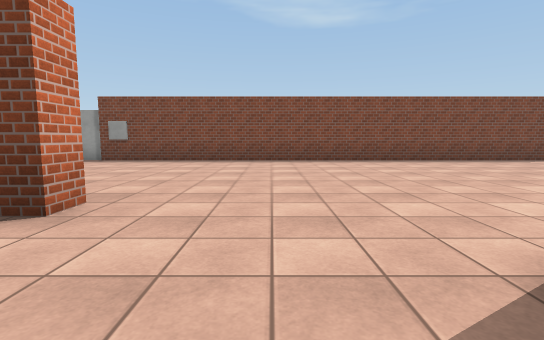
view 1 (above)

14 first-person views from a walk through a Unity game level. The camera is 1.2 m above the floor, tilts 6° down and sees 85° across. The floor is counted in squares, 2 m on a side. Each view is taken from the middle of a square. On the plan, view 1 faces up. The plan holds only what a view shows up to about 9 squares ahead; the rest is blank. The place goes on beyond the plan. The player character is not drawn. Surface patterns are stand-ins for the level's own textures.

view 2
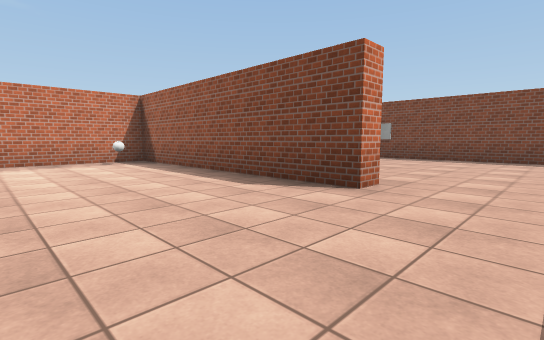

view 3
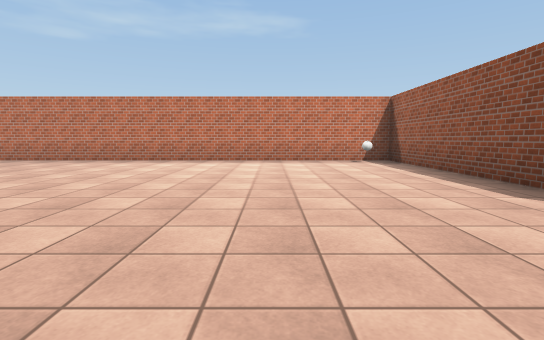

view 4
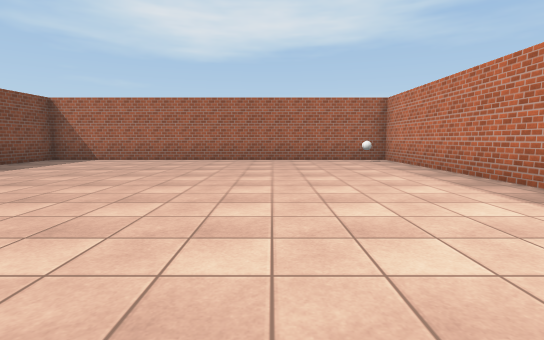

view 5
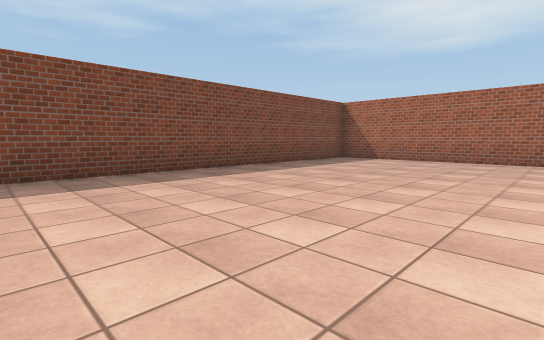

view 6
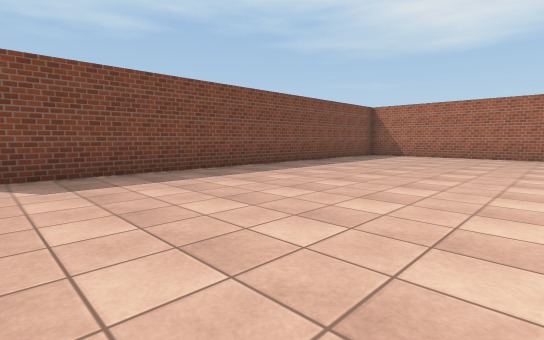

view 7
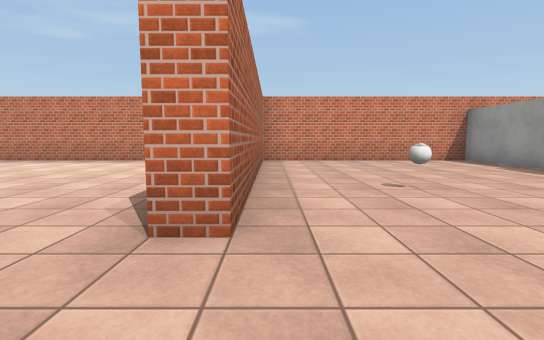

view 8
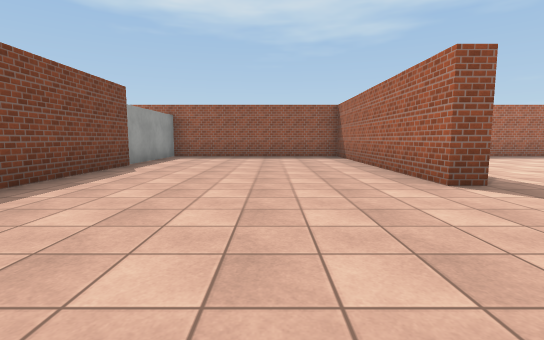

view 9
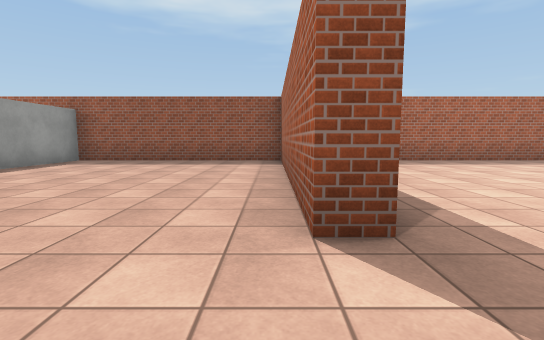

view 10
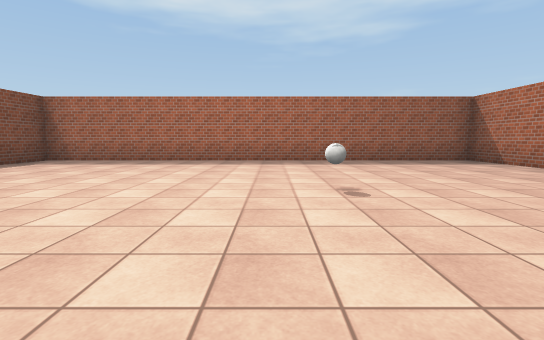

view 11
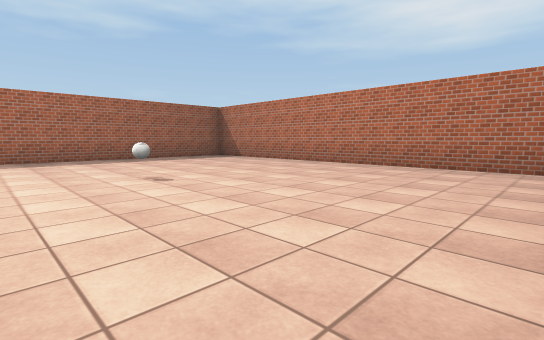

view 12
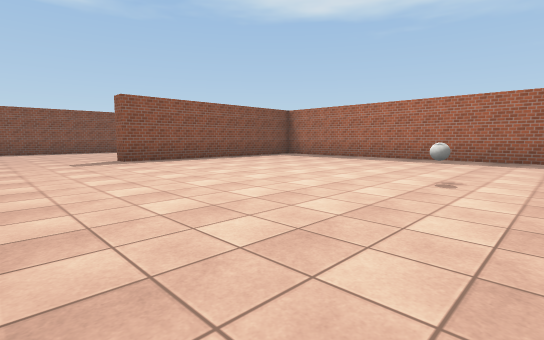

view 13
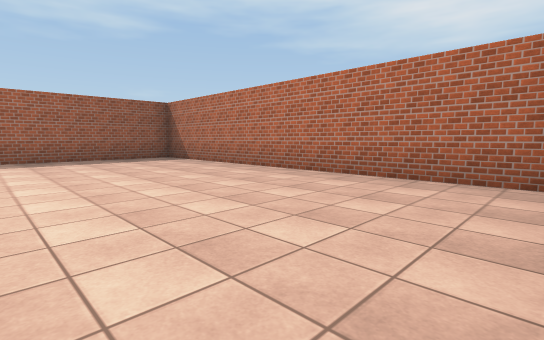

view 14
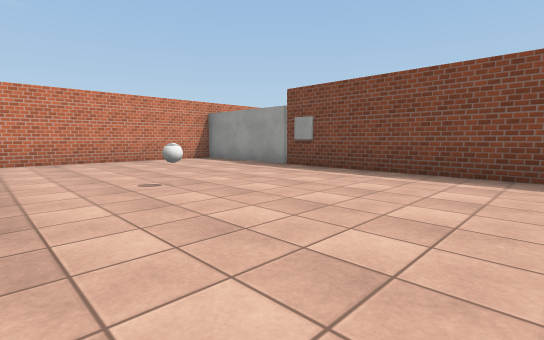

### Floor plan
Ten units are one square. View 1 is at (0, 0); x grows to the right and y downward. Boxes are objects, and circles mark ways between rooms. Rooms are numbered by the first view taken in them; rooms with no view inside come last. Other rooms are left out.
<svg viewBox="-90 -88 207 188">
<path fill="none" stroke="#000" d="M-17 -27 -17 -23 -82 -23 -82 95 12 95 12 -9M66 -23 47 -23 47 -27 112 -27 112 -83 80 -83M78 -83 -82 -83 -82 -27M21 95 112 95 112 -23 98 -23M-76 -27 -17 -27"/>
<rect x="-85" y="85" width="10" height="10" fill="#bbb"><title>other object</title></rect>
<rect x="-85" y="-15" width="10" height="10" fill="#bbb"><title>other object</title></rect>
<rect x="-45" y="-55" width="10" height="10" fill="#bbb"><title>ball</title></rect>
<rect x="55" y="45" width="10" height="10" fill="#bbb"><title>ball</title></rect>
<circle cx="-5" cy="-15" r="3" fill="#2a7"/>
<text x="-40" y="40">1</text>
<text x="40" y="-10">2</text>
</svg>
Room 1 opens to room 2.

Where each view was taken, in squares from view 1:
view 1: 0 up, 0 right, facing up
view 2: 1 down, 0 right, facing up-left
view 3: 1 down, 0 right, facing left
view 4: 1 down, 5 left, facing down
view 5: 1 down, 4 left, facing down-right
view 6: 1 up, 4 left, facing down-right
view 7: 3 up, 0 right, facing left
view 8: 5 up, 1 right, facing right
view 9: 3 up, 3 right, facing right
view 10: 4 down, 3 right, facing right
view 11: 3 down, 2 right, facing down-right
view 12: 6 down, 2 right, facing up-right
view 13: 5 down, 2 right, facing down-right
view 14: 3 up, 0 right, facing up-left
